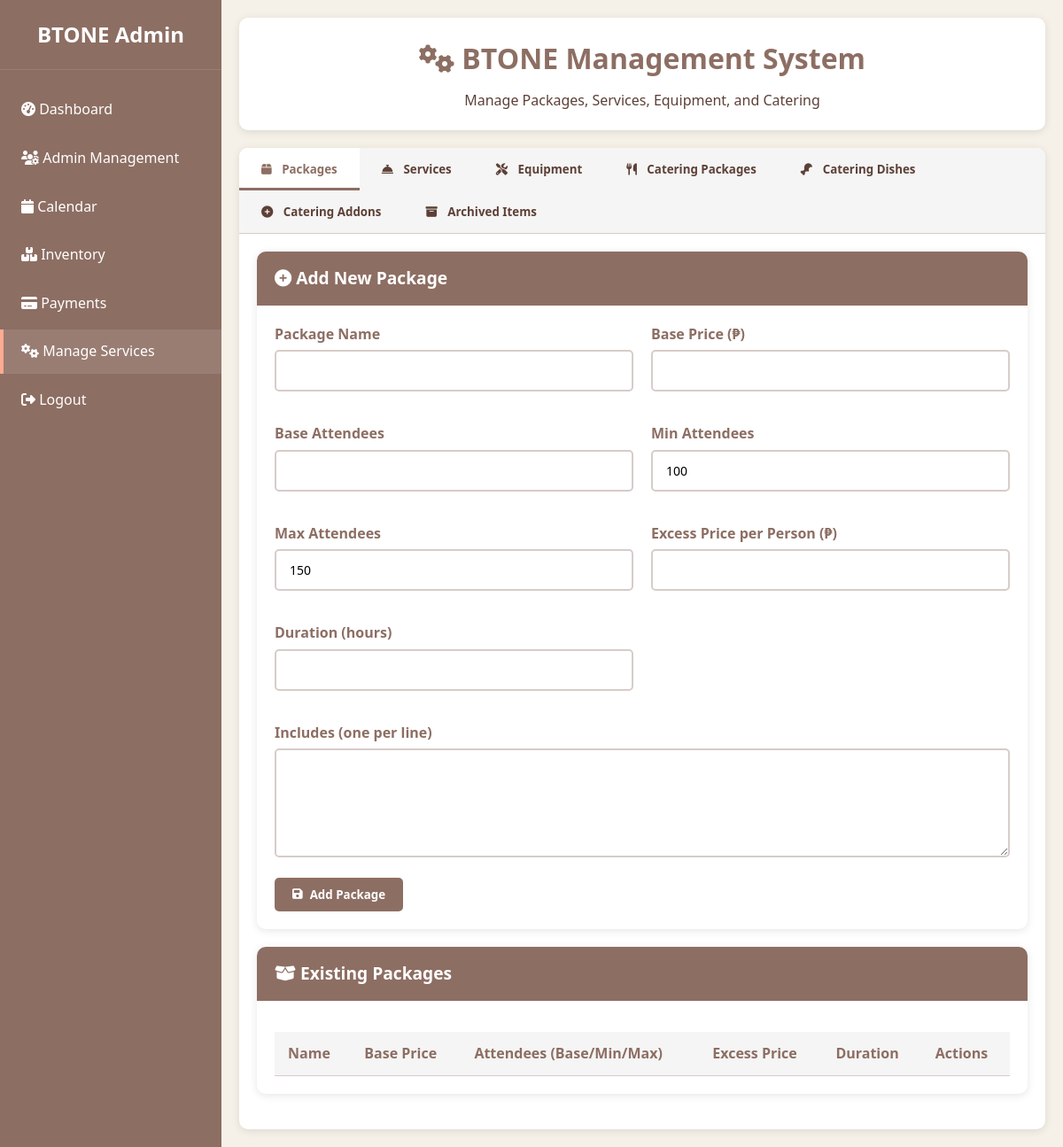
The page /admin/PHP/admin_management.php (signed in) on the database as committed earlier.
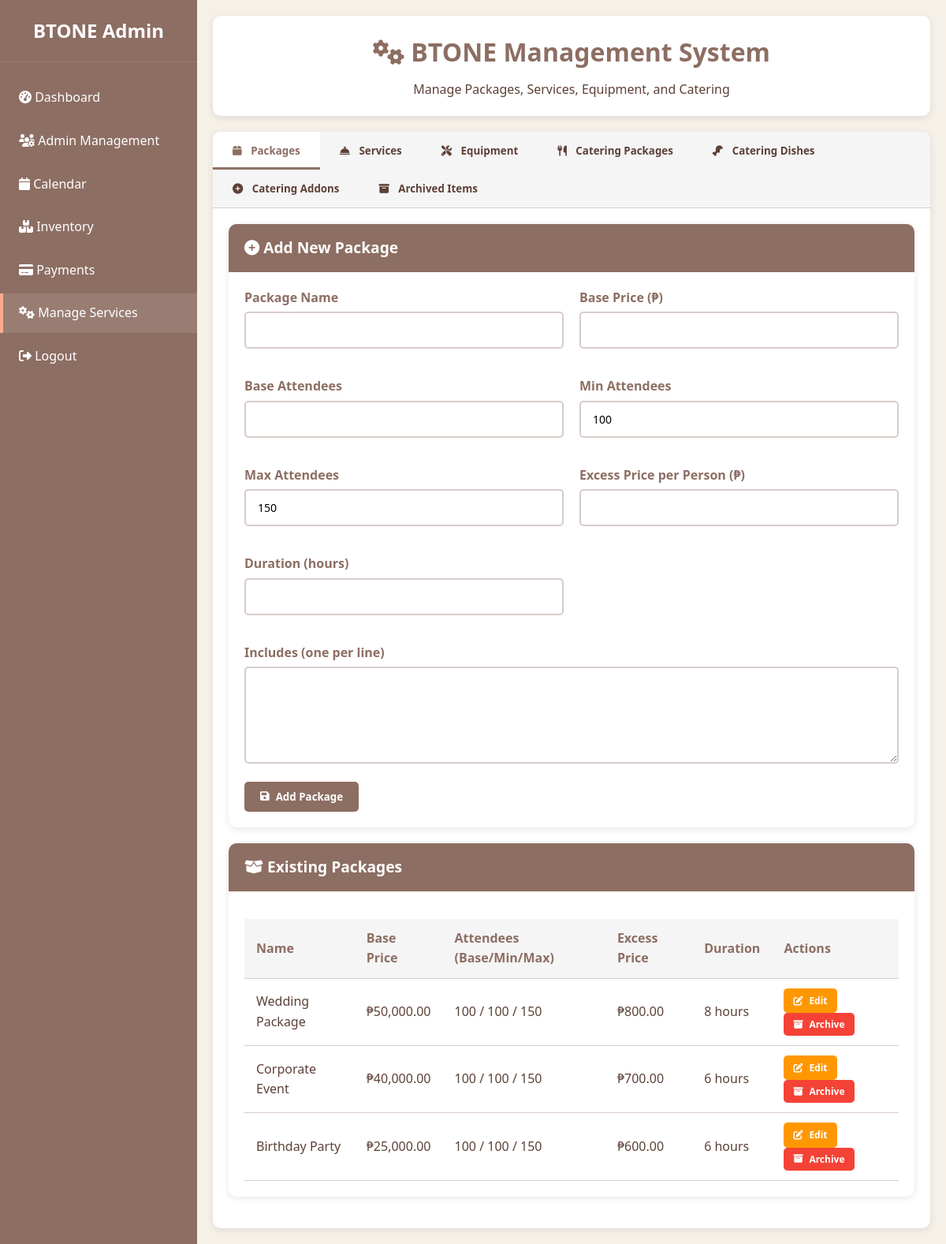
The same page on the database as committed later.
### tables this page shows
CREATE TABLE IF NOT EXISTS `packages` (
  `id` int NOT NULL AUTO_INCREMENT,
  `name` varchar(100) NOT NULL,
  `base_price` decimal(10,2) NOT NULL,
  `base_attendees` int NOT NULL,
  `min_attendees` int NOT NULL DEFAULT '100',
  `max_attendees` int NOT NULL DEFAULT '150',
  `excess_price` decimal(10,2) NOT NULL,
  `duration` int NOT NULL,
  `includes` text NOT NULL,
  `status` enum('active','inactive') DEFAULT 'active',
  `created_at` timestamp NULL DEFAULT CURRENT_TIMESTAMP,
  PRIMARY KEY (`id`)
);

### admin/PHP/admin_management.php (the view, shortened to what the rows shown need)
<?php
$host = 'localhost';
$dbname = 'btonedatabase';
$username = 'root';
$password = '';
try {
    $pdo = new PDO("mysql:host=$host;dbname=$dbname;charset=utf8mb4", $username, $password);
    $pdo->setAttribute(PDO::ATTR_ERRMODE, PDO::ERRMODE_EXCEPTION);
} catch (PDOException $e) {
    die("Database Connection Failed: " . $e->getMessage());
}
$pdo->exec("
    CREATE TABLE IF NOT EXISTS archived_packages (
        id INT AUTO_INCREMENT PRIMARY KEY,
        original_id INT NOT NULL,
        name VARCHAR(100) NOT NULL,
        base_price DECIMAL(10,2) NOT NULL,
        base_attendees INT NOT NULL,
        min_attendees INT DEFAULT 100,
        max_attendees INT DEFAULT 150,
        excess_price DECIMAL(10,2) NOT NULL,
        duration INT NOT NULL,
        includes TEXT NOT NULL,
        archived_at TIMESTAMP DEFAULT CURRENT_TIMESTAMP,
        archived_by INT,
        reason TEXT
    )
");
$pdo->exec("
    CREATE TABLE IF NOT EXISTS archived_services (
        id INT AUTO_INCREMENT PRIMARY KEY,
        original_id INT NOT NULL,
        name VARCHAR(100) NOT NULL,
        price DECIMAL(10,2) NOT NULL,
        description TEXT,
        category VARCHAR(50) DEFAULT 'General',
        archived_at TIMESTAMP DEFAULT CURRENT_TIMESTAMP,
        archived_by INT,
        reason TEXT
    )
");
$pdo->exec("
    CREATE TABLE IF NOT EXISTS catering_packages (
        id INT AUTO_INCREMENT PRIMARY KEY,
        name VARCHAR(100) NOT NULL,
        base_price DECIMAL(10,2) NOT NULL,
        min_attendees INT NOT NULL DEFAULT 100,
        dish_count INT NOT NULL,
        includes TEXT NOT NULL,
        status ENUM('active', 'inactive') DEFAULT 'active',
        created_at TIMESTAMP DEFAULT CURRENT_TIMESTAMP,
        updated_at TIMESTAMP DEFAULT CURRENT_TIMESTAMP ON UPDATE CURRENT_TIMESTAMP
    )
");
$pdo->exec("
    CREATE TABLE IF NOT EXISTS catering_dishes (
        id INT AUTO_INCREMENT PRIMARY KEY,
        name VARCHAR(100) NOT NULL,
        category ENUM('Pork','Chicken','Beef','Fish','Vegetables','Pasta','Dessert','Juice','Soup','Appetizer') NOT NULL,
        description TEXT,
        is_default TINYINT(1) DEFAULT 0,
        status ENUM('active', 'inactive') DEFAULT 'active',
        created_at TIMESTAMP DEFAULT CURRENT_TIMESTAMP,
        updated_at TIMESTAMP DEFAULT CURRENT_TIMESTAMP ON UPDATE CURRENT_TIMESTAMP
    )
");
$pdo->exec("
    CREATE TABLE IF NOT EXISTS catering_addons (
        id INT AUTO_INCREMENT PRIMARY KEY,
        name VARCHAR(100) NOT NULL,
        price DECIMAL(10,2) NOT NULL,
        description TEXT,
        status ENUM('active', 'inactive') DEFAULT 'active',
        created_at TIMESTAMP DEFAULT CURRENT_TIMESTAMP,
        updated_at TIMESTAMP DEFAULT CURRENT_TIMESTAMP ON UPDATE CURRENT_TIMESTAMP
    )
");
$pdo->exec("
    CREATE TABLE IF NOT EXISTS archived_catering_packages (
        id INT AUTO_INCREMENT PRIMARY KEY,
        original_id INT NOT NULL,
        name VARCHAR(100) NOT NULL,
        base_price DECIMAL(10,2) NOT NULL,
        min_attendees INT NOT NULL DEFAULT 100,
        dish_count INT NOT NULL,
        includes TEXT NOT NULL,
        archived_at TIMESTAMP DEFAULT CURRENT_TIMESTAMP,
        archived_by INT,
        reason TEXT
    )
");
$pdo->exec("
    CREATE TABLE IF NOT EXISTS archived_catering_dishes (
        id INT AUTO_INCREMENT PRIMARY KEY,
        original_id INT NOT NULL,
        name VARCHAR(100) NOT NULL,
        category ENUM('Pork','Chicken','Beef','Fish','Vegetables','Pasta','Dessert','Juice','Soup','Appetizer') NOT NULL,
        description TEXT,
        archived_at TIMESTAMP DEFAULT CURRENT_TIMESTAMP,
        archived_by INT,
        reason TEXT
    )
");
$pdo->exec("
    CREATE TABLE IF NOT EXISTS archived_catering_addons (
        id INT AUTO_INCREMENT PRIMARY KEY,
        original_id INT NOT NULL,
        name VARCHAR(100) NOT NULL,
        price DECIMAL(10,2) NOT NULL,
        description TEXT,
        archived_at TIMESTAMP DEFAULT CURRENT_TIMESTAMP,
        archived_by INT,
        reason TEXT
    )
");
$checkPackages = $pdo->query("SELECT COUNT(*) FROM catering_packages")->fetchColumn();
if ($checkPackages == 0) {
    $pdo->exec("INSERT INTO catering_packages (name, base_price, min_attendees, dish_count, includes) VALUES
        ('4-Dish Package', 10000.00, 100, 4, 'Rental service, Buffet service, Registration/gift/cake tables, Complete silverware, Steamed rice, Drinks, Desserts'),
        ('5-Dish Package', 15000.00, 100, 5, 'Rental service, Buffet service, Registration/gift/cake tables, Complete silverware, Steamed rice, Drinks, Desserts')");
}
$checkAddons = $pdo->query("SELECT COUNT(*) FROM catering_addons")->fetchColumn();
if ($checkAddons == 0) {
    $pdo->exec("INSERT INTO catering_addons (name, price, description) VALUES
        ('Mini Dessert Bar + Organic Salad Buffet', 9000.00, 'Delicious mini desserts and fresh organic salad bar'),
        ('Soup Option', 40.00, 'Per person soup addition'),
        ('Appetizer Option', 15.00, 'Per person appetizer addition'),
        ('Extra Dessert Selection', 3000.00, 'Additional dessert option'),
        ('Extra Juice Selection', 2000.00, 'Additional juice flavor'),
        ('Extra Dish', 5000.00, 'Additional main dish selection')");
}
$packages = $pdo->query("SELECT * FROM packages")->fetchAll();
$active_tab = 'packages';
?>
<!DOCTYPE html>
<html lang="en">
<head>
    <link rel="stylesheet" href="https://cdnjs.cloudflare.com/ajax/libs/font-awesome/6.4.0/css/all.min.css">
</head>
<body>
    <div class="dashboard-container">
        <nav class="sidebar">
            <div class="logo">
                <h2>BTONE Admin</h2>
            </div>
        </nav>
        <main class="main-content">
            <div class="management-container">
                <div class="management-header">
                    <h1><i class="fas fa-cogs"></i> BTONE Management System</h1>
                </div>
                <div class="tab-container">
                    <div id="packages-tab" class="tab-content <?php echo $active_tab == 'packages' ? 'active' : ''; ?>">
                        <div class="card">
                            <div class="card-body">
                                <div class="table-container">
                                    <table class="table">
                                        <thead>
                                            <tr>
                                                <th>Name</th>
                                                <th>Base Price</th>
                                                <th>Attendees (Base/Min/Max)</th>
                                                <th>Excess Price</th>
                                                <th>Duration</th>
                                                <th>Actions</th>
                                            </tr>
                                        </thead>
                                        <tbody>
                                            <?php foreach ($packages as $package): ?>
                                            <tr>
                                                <td><?php echo htmlspecialchars($package['name']); ?></td>
                                                <td>₱<?php echo number_format($package['base_price'], 2); ?></td>
                                                <td><?php echo $package['base_attendees']; ?> / <?php echo $package['min_attendees']; ?> / <?php echo $package['max_attendees']; ?></td>
                                                <td>₱<?php echo number_format($package['excess_price'], 2); ?></td>
                                                <td><?php echo $package['duration']; ?> hours</td>
                                                <td>
                                                    <a href="?edit_package=<?php echo $package['id']; ?>" class="btn btn-warning btn-sm">
                                                        <i class="fas fa-edit"></i> Edit
                                                    </a>
                                                    <button class="btn btn-danger btn-sm" onclick="archiveItem('package', <?php echo $package['id']; ?>)">
                                                        <i class="fas fa-archive"></i> Archive
                                                    </button>
                                                </td>
                                            </tr>
                                            <?php endforeach; ?>
                                        </tbody>
                                    </table>
                                </div>
                            </div>
                        </div>
                    </div>
                </div>
            </div>
        </main>
    </div>
</body>
</html>

Rows that differ between the two databases and show on the page:
added packages: name "Wedding Package", base_price "50,000.00", base_attendees "100", min_attendees "100", max_attendees "150", excess_price "800.00", duration "8"
added packages: name "Corporate Event", base_price "40,000.00", base_attendees "100", min_attendees "100", max_attendees "150", excess_price "700.00", duration "6"
added packages: name "Birthday Party", base_price "25,000.00", base_attendees "100", min_attendees "100", max_attendees "150", excess_price "600.00", duration "6"
